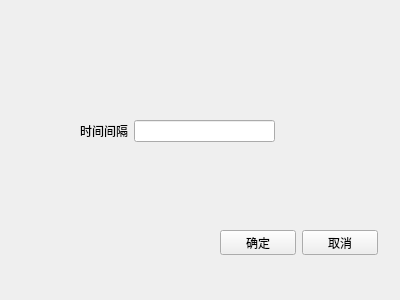
<?xml version="1.0" encoding="UTF-8"?>
<ui version="4.0">
 <class>Form</class>
 <widget class="QWidget" name="Form">
  <property name="geometry">
   <rect>
    <x>0</x>
    <y>0</y>
    <width>400</width>
    <height>300</height>
   </rect>
  </property>
  <property name="windowTitle">
   <string>Form</string>
  </property>
  <widget class="QWidget" name="layoutWidget">
   <property name="geometry">
    <rect>
     <x>80</x>
     <y>120</y>
     <width>195</width>
     <height>22</height>
    </rect>
   </property>
   <layout class="QHBoxLayout" name="horizontalLayout">
    <item>
     <widget class="QLabel" name="label">
      <property name="text">
       <string>&lt;html&gt;&lt;head/&gt;&lt;body&gt;&lt;p&gt;时间间隔&lt;/p&gt;&lt;/body&gt;&lt;/html&gt;</string>
      </property>
     </widget>
    </item>
    <item>
     <widget class="QLineEdit" name="lineEdit"/>
    </item>
   </layout>
  </widget>
  <widget class="QWidget" name="layoutWidget">
   <property name="geometry">
    <rect>
     <x>220</x>
     <y>230</y>
     <width>158</width>
     <height>25</height>
    </rect>
   </property>
   <layout class="QHBoxLayout" name="horizontalLayout_2">
    <item>
     <widget class="QPushButton" name="pushButton">
      <property name="text">
       <string>确定</string>
      </property>
     </widget>
    </item>
    <item>
     <widget class="QPushButton" name="pushButton_2">
      <property name="toolTipDuration">
       <number>-10</number>
      </property>
      <property name="text">
       <string>取消</string>
      </property>
     </widget>
    </item>
   </layout>
  </widget>
 </widget>
 <resources/>
 <connections/>
</ui>
